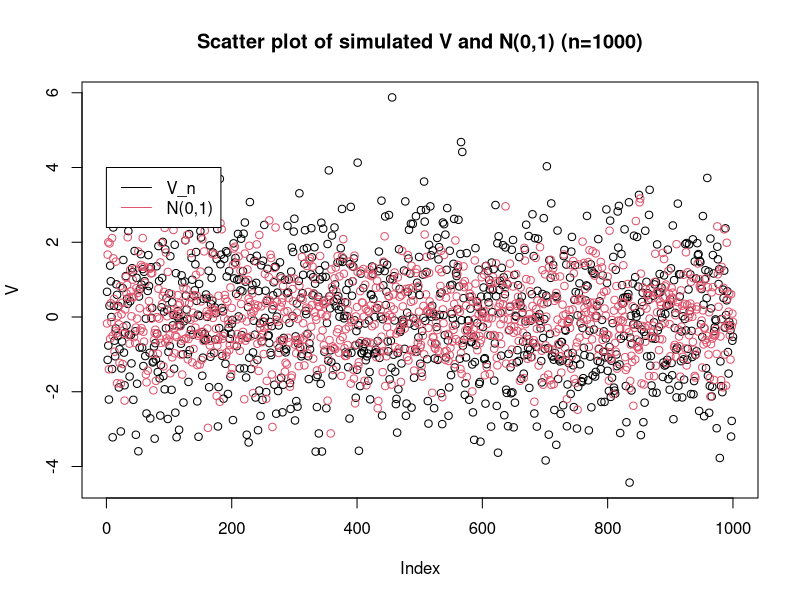
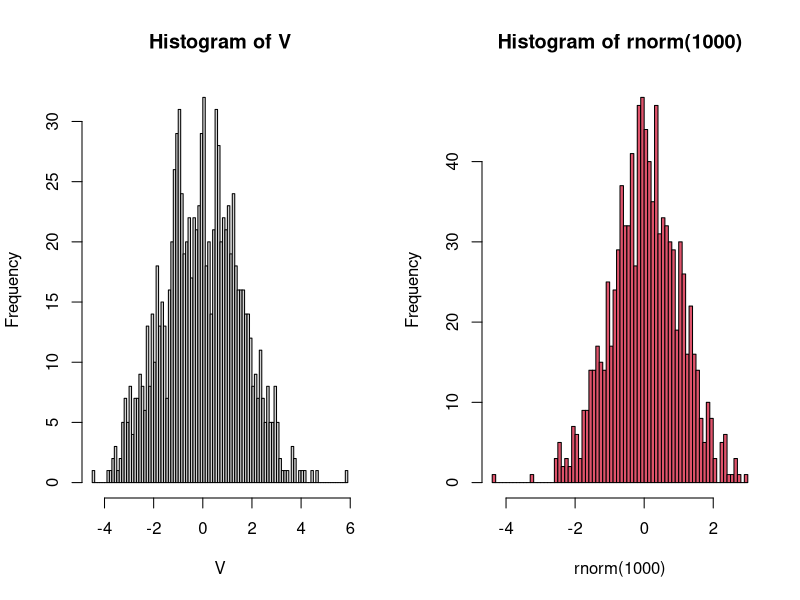
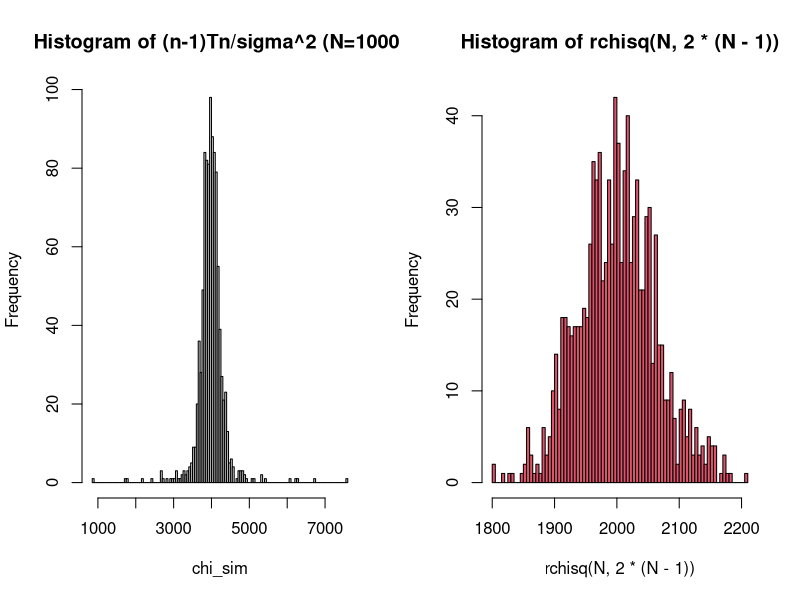
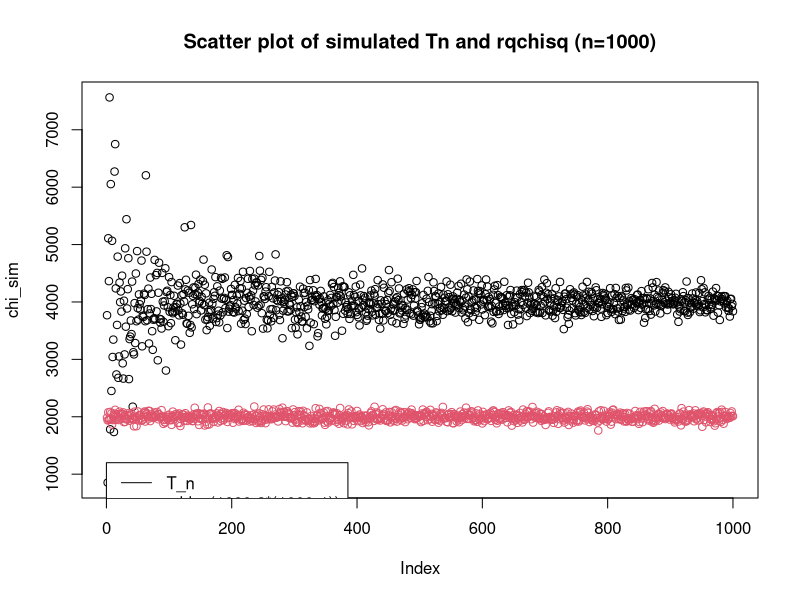
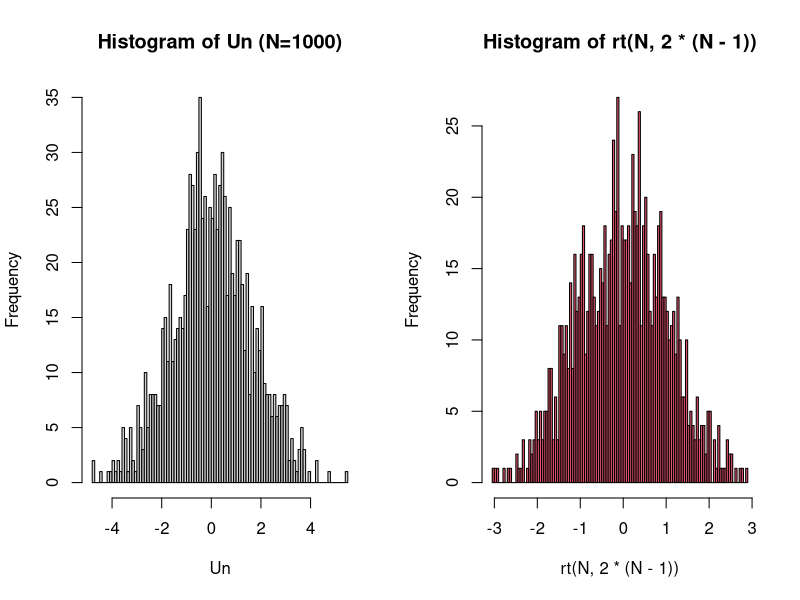
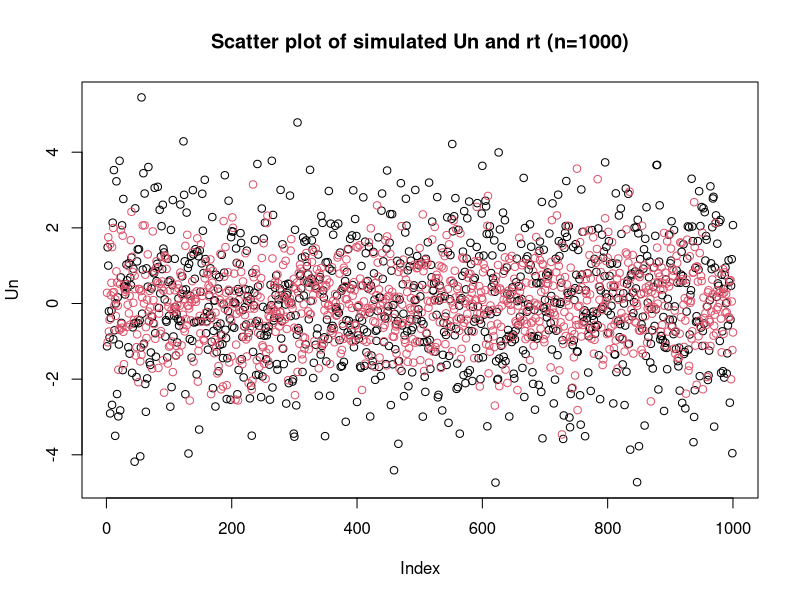

Source code (R) for these figures, in order:
# Simulation of the properties of Problem 9.


# Setting some of the parameters to some arbitrary values.
sigma <- 1
mu_1 <- 1
mu_2 <- 2 # To show that both expectations do not have to be equal. 

# (a)
V <- rep(0,1000)
for (n in 1:1000){
  # Sampling X and Y from their respective distributions. 
  X <- rnorm(n, mu_1, sigma^2)
  Y <- rnorm(n, mu_2, 3*sigma^2)
  V[n] <- 1/(2*sigma)*sqrt(n)*(mean(X)-mean(Y)-mu_1+mu_2)
}

par(mfrow=c(1,1))
plot(V, col = 1, lty = 1, main = "Scatter plot of simulated V and N(0,1) (n=1000)")
points(rnorm(1000), col = 2, lty = 1)
legend(0, 4, c("V_n", "N(0,1)"), col = c(1,2), lty = 1)

par(mfrow=c(1,2))
hist(V, breaks = 100)
hist(rnorm(1000), col = 2, breaks = 100)

# (b)
N <- 1000
Tn <- rep(0,N)
for (n in 1:N){
  # Sampling X and Y from their respective distributions. 
  X <- rnorm(n+1, mu_1, sigma^2)
  Y <- rnorm(n+1, mu_2, 3*sigma^2)
  Tn[n] <- var(X) + 1/3*var(Y)
}

chi_sim <- (N-1)*Tn/sigma^2
par(mfrow=c(1,2))
hist(chi_sim, breaks = 100, main = "Histogram of (n-1)Tn/sigma^2 (N=1000)")
hist(rchisq(N, 2*(N-1)), col = 2, breaks = 100)

par(mfrow=c(1,1))
plot(chi_sim, col = 1, lty = 1, main = "Scatter plot of simulated Tn and rqchisq (n=1000)")
points(rchisq(N, 2*(N-1)), col = 2, lty = 1)
legend(0, 1200, c("T_n", "rchisq(1000,2*(1000-1))"), col = c(1,2), lty = 1)

# Cannot figure out what is wrong here!? Used the same code in (d) and the results seem to make sense there.


# (c)
# Simulate if Vn and Tn are independent? How?

# (d)
N <- 1000
Tn <- rep(0,N)
Un <- rep(0,N)
for (n in 1:N){
  # Sampling X and Y from their respective distributions. 
  X <- rnorm(n+1, mu_1, sigma^2)
  Y <- rnorm(n+1, mu_2, 3*sigma^2)
  Tn[n] <- var(X) + 1/3*var(Y)
  Un[n] <- sqrt(n)*(mean(X)-mean(Y)-mu_1+mu_2)/sqrt(Tn[n])
}

par(mfrow=c(1,2))
hist(Un, breaks = 100, main = "Histogram of Un (N=1000)")
hist(rt(N, 2*(N-1)), col = 2, breaks = 100)

par(mfrow=c(1,1))
plot(Un, col = 1, lty = 1, main = "Scatter plot of simulated Un and rt (n=1000)")
points(rt(N, 2*(N-1)), col = 2, lty = 1)
legend(0, 1200, c("T_n", "rchisq(1000,2*(1000-1))"), col = c(1,2), lty = 1)

# (e)
# Simulate convergence in probability. Possible?

# (f)
# Simulate convergence in law. Possible?
